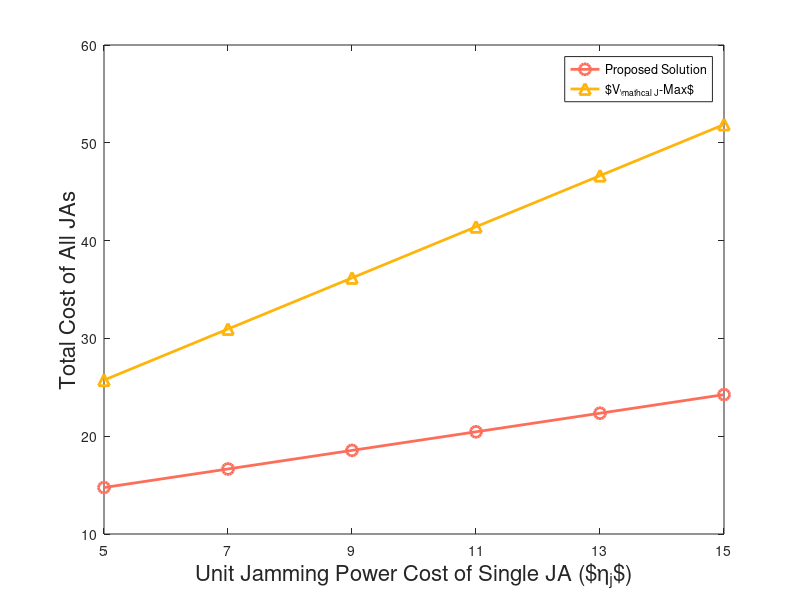

Source code (MATLAB): (Note: this script raises an error after producing the figure.)
clc
clear all
data = csvread('TCJ.csv');
plot(data(3, 2:7), '-o', 'MarkerSize', 8, 'Color', '#FD6D5A', 'LineWidth', 2);
hold on
plot(data(4, 2:7), '-^', 'MarkerSize', 8, 'Color', '#FEB40B',  'LineWidth', 2);
hold on
g=legend('Proposed Solution', '$V_{\mathcal J}-Max$');
hy = ylabel('Total Cost of All JAs','FontSize',16); 
hx = xlabel('Unit Jamming Power Cost of Single JA ($\eta_j$)','FontSize',16);
k=set(gca,'xtick',[1 2 3 4 5 6],'XTickLabel',{'5','7','9','11','13','15'});
set(g,'Interpreter','latex','FontSize',15,'FontWeight','normal')
set(hx,'Interpreter','latex','FontSize',16,'FontWeight','normal')
set(hy,'Interpreter','latex','FontSize',16,'FontWeight','normal')
